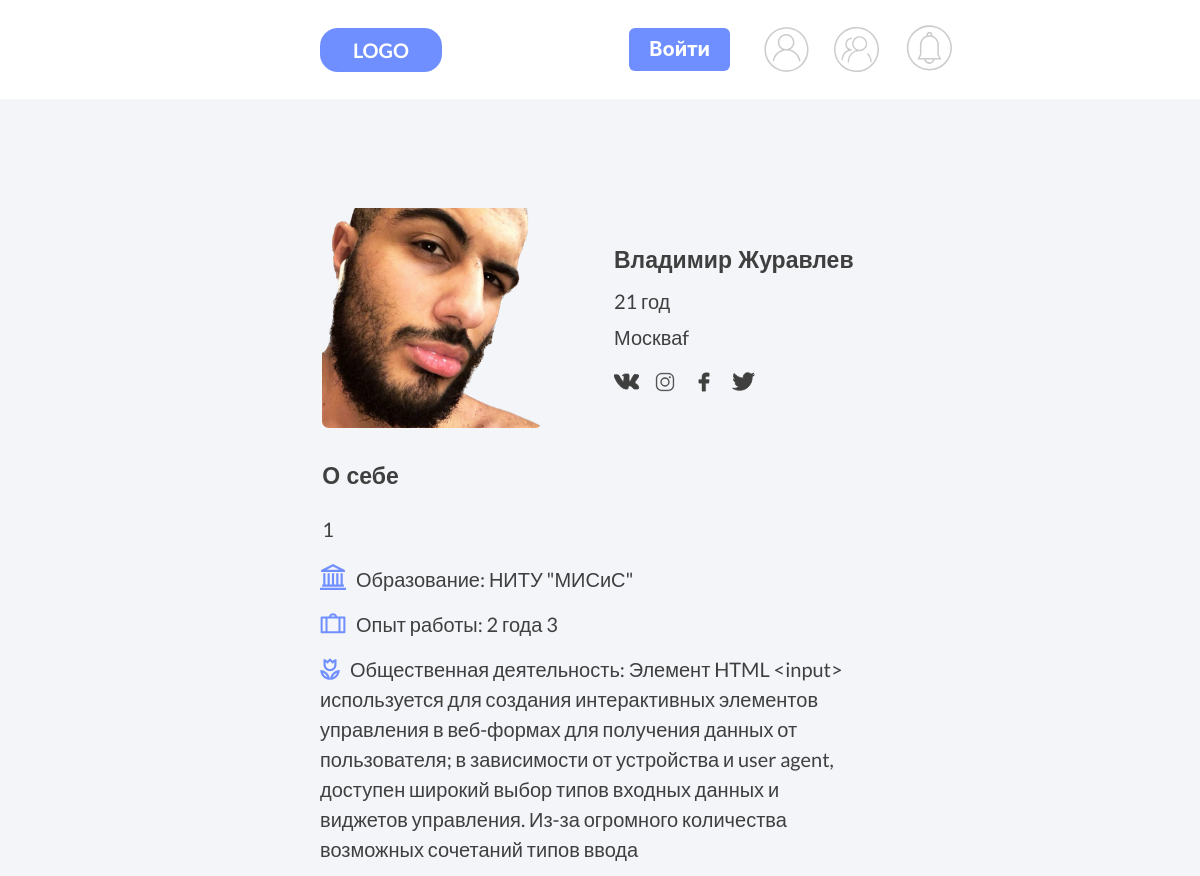
/profile/1/ (upper part), run on an earlier commit of the app's database.
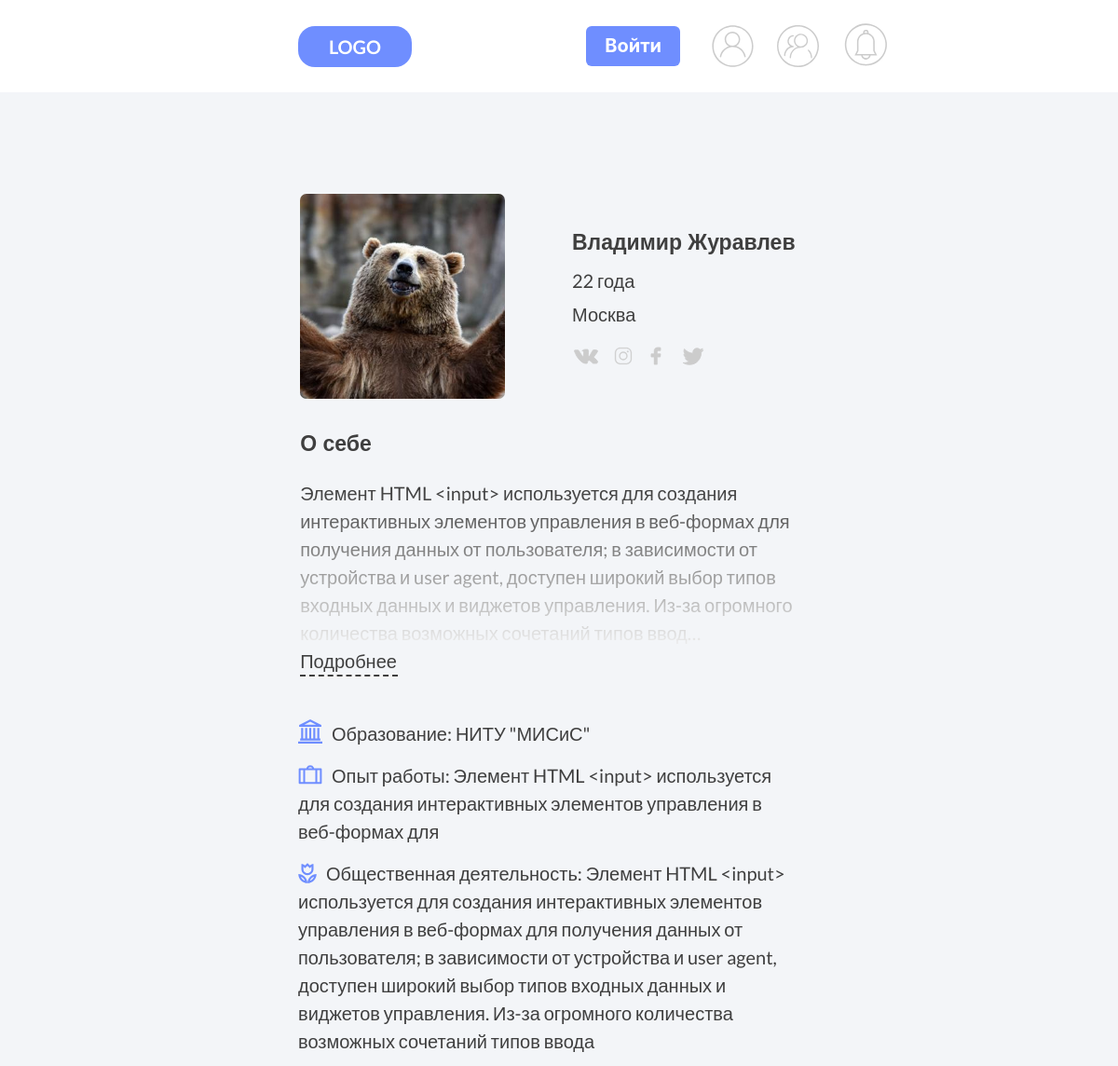
And on a later commit of the database.
### users/models.py (models this page shows, shortened)
class Profile(models.Model):
    user = models.OneToOneField(
        CustomUser,
        related_name='profile',
        on_delete=models.CASCADE
        )
    email = models.EmailField(_('email address'), unique=True)
    full_name = models.CharField(
        'Имя Фамилия',
        max_length=40,
        null=True,
        blank=True
        )
    town = models.CharField(
        ('Город пользователя'),
        null=True,
        max_length=20,
        blank=True
        )
    phone_number = models.CharField(
        'Телефон пользователя',
        null=True,
        blank=True,
        max_length=30
        )
    date_birth = models.CharField(
        'Возраст пользователя',
        null=True,
        blank=True,
        max_length=50)
    img = models.ImageField(
        'Фото пользователя',
        default='default.png',
        upload_to='user_images'
        )
    info = models.TextField('Информация о пользователе')
    education = models.CharField(
        'Информация об образовании',
        max_length=50,
        null=True,
        blank=True
        )
    work_experience = models.TextField('Опыт работы',null=True, blank=True)
    public_activities = models.TextField('Общественная деятельность',null=True, blank=True)
    teams = models.ManyToManyField(
        'Team',
        verbose_name='Мои команды',
        blank=True,
        related_name='teams'
        )
    instagram = models.URLField(
        max_length=100,
        blank=True,
        null=True,
        )
    vk = models.URLField(
        max_length=100,
        blank=True,
        null=True,
        )
    facebook = models.URLField(
        max_length=100,
        blank=True,
        null=True,
        )
    twitter = models.URLField(
        max_length=100,
        blank=True,
        null=True,
        )
    active_team_id = models.IntegerField(default=0)
    def get_date_birth(self):
        now = datetime.datetime.now()
        if self.date_birth:
            year = int(self.date_birth)
            age = now.year - year
            if (age % 10 >= 2 and age % 10 <= 4 and age / 10 != 1):
                return f"{age} года"
            elif (age % 10 == 1 and age / 10 != 1):
                return f"{age} год"
            else:
                return f"{age} лет"
        else:
            return self.date_birth
    class Meta:
        verbose_name = 'Профиль'
        verbose_name_plural = 'Профили'

### users/views.py (the view)
# urls.py: path('profile/<int:pk>/', userViews.ProfileDetailView.as_view(), name='profile'),
class ProfileDetailView(DetailView):
    template_name = 'users/profile.html'
    model = Profile
    def get_context_data(self, **kwards):
        ctx = super(ProfileDetailView, self).get_context_data(**kwards)
        ctx['target'] = Profile.objects.get(pk=self.kwargs['pk'])
        return ctx

### users/templates/users/profile.html (shortened to what the changed rows need)
{% extends 'users/base.html'%}
{% load static %}
{% block link %}
    <link rel="stylesheet" type='text/css' href="{% static 'users/css/profile.css' %}">
{% endblock %}
{% block content %}
    <div class="profile-owner" id="profileownerID">
        <div class="all-personal" id="allpersonalID">
            <div class="profile-main-info" id="profilemainID">
                <div class="frame-83">
                    <img class="bd-placeholder-img" src="{{ target.img.url }}">
                </div>
                <div class="frame-85">
                    <div class="frame-84">
                        <div class="text-label-n lato-semi-bold-ship-gray-23px"> {{target.full_name|default_if_none:""}} </div>
                        <div class="age lato-normal-ship-gray"> {{target.get_date_birth|default_if_none:""}} </div>
                        <div class="city lato-normal-ship-gray"> {{target.town|default_if_none:""}} </div>
                    </div>
                    <div class="social-media">
                        {% if target.vk|length %}
                            <div class="frame-icon">
                                <a href="{{ target.vk }}" target="_blank" class="icon">
                                </a>
                            </div>
                        {% else %}
                            <div class="frame-icon">
                            </div>
                        {% endif %}
                        {% if target.instagram|length %}
                            <div class="frame-icon">
                                <a href="{{ target.instagram }}" target="_blank" class="icon">
                                </a>
                            </div>
                        {% else %}
                            <div class="frame-icon">
                            </div>
                        {% endif %}
                        {% if target.facebook|length %}
                            <div class="frame-icon">
                                <a href="{{ target.facebook }}" target="_blank" class="icon">
                                </a>
                            </div>
                        {% else %}
                            <div class="frame-icon">
                            </div>
                        {% endif %}
                        {% if target.twitter|length %}
                            <div class="frame-icon">
                                <a href="{{ target.twitter }}" target="_blank" class="icon">
                                </a>
                            </div>
                        {% else %}
                            <div class="frame-icon">
                            </div>
                        {% endif %}
                    </div>
                </div>
            </div>
            <div class="frame-86">
                <div class="view-about">
                    {% if target.info|length > 300 %}
                        <div class="half-content info-about lato-normal-ship-gray" id="half-{{target.id}}">
                            <div class="text">
                                {{ target.info|truncatechars:300 }}
                            </div>
                            <a data-id="{{target.id}}" href="javascript:void();" class="show-hide-btn lato-normal-ship-gray">Подробнее</a>
                            <hr class="hr-dashed-bg0">
                        </div>
                    {% else %}
                        <div class="info-about lato-normal-ship-gray"> {{ target.info|default_if_none:"" }} </div>
                    {% endif %}
                </div>
            </div>
            <div class="frame-90">
                <div class="frame-91">
                    <img class="vector-ed" src="/pictures/icons/ed.svg" alt="">
                    <p class="public-job lato-normal-ship-gray">Образование: {{ target.education|default_if_none:"" }} </p>
                </div>
                <div class="frame-91">
                    <img class="vector-exp" src="/pictures/icons/exp.svg" alt="">
                    <p class="public-job lato-normal-ship-gray">Опыт работы: {{ target.work_experience|default_if_none:"" }} </p>
                </div>
                <div class="frame-91">
                    <img class="vector-public" src="/pictures/icons/good.svg" alt="">
                    <p class="public-job lato-normal-ship-gray">Общественная деятельность: {{ target.public_activities|default_if_none:"" }} </p>
                </div>
            </div>
        </div>
{%endblock%}

What changed in the data, as far as the page shows it:
changed Profile "Владимир Журавлев": img: a different picture; get_date_birth "21 год" → "22 года"; town "Москваf" → "Москва"; work_experience "2 года 3" → "Элемент HTML <input> используется для создания интерактивных элементов управления в веб-формах для"; info "1" → "Элемент HTML <input> используется для создания интерактивных элементов управления в веб-формах для получения данных от пользователя; в зависимости от устройства и user agent, доступен широкий выбор типов входных данных и виджетов управления. Из-за огромного количества возможных сочетаний типов ввод…"
Also different on the page:
text now shown: "Подробнее"
